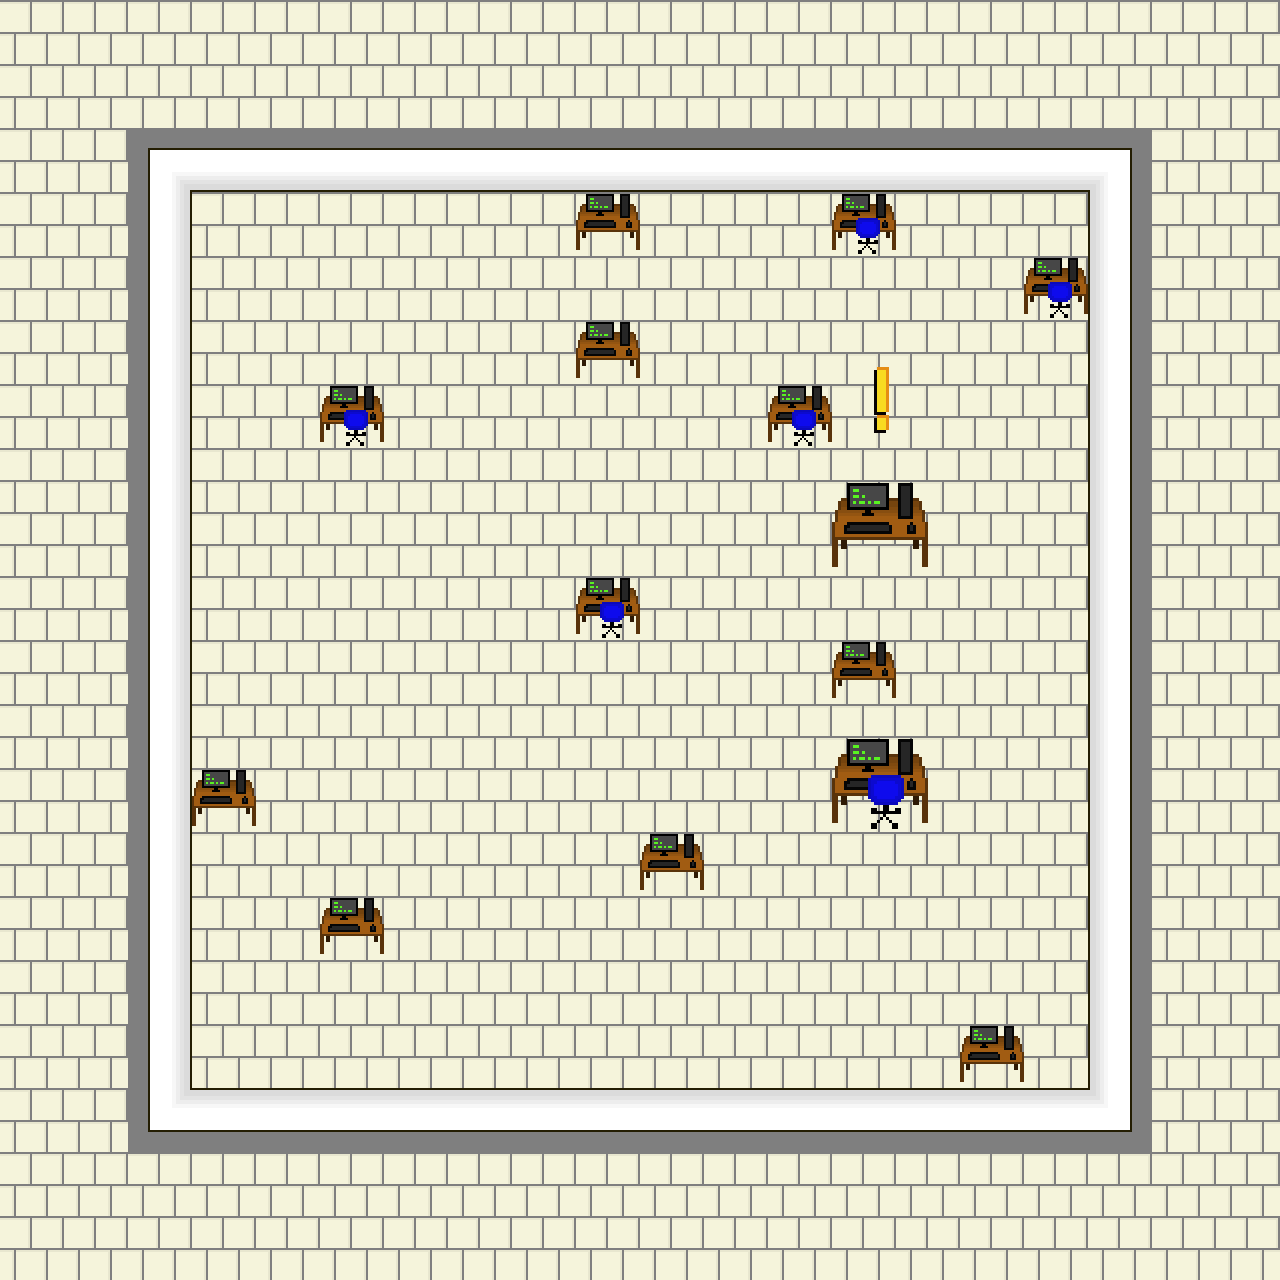

Tiled map render using the project's own tile images. Description and the map definition, with tile-layer contents summarised, below:
An orthogonal 20x20 tile map with 64x64 px tiles, 2 tile layers (Tile Layer 1, Tile Layer 2), 4 tilesets and 29 objects (3x centerDesk, 2x upperDoor, 2x lowerDoor).

<map version="1.10" tiledversion="1.10.2" orientation="orthogonal" renderorder="right-down" width="20" height="20" tilewidth="64" tileheight="64" infinite="0" nextlayerid="10" nextobjectid="60">
 <tileset firstgid="1" source="alltiles.tsx" />
 <tileset firstgid="401" source="testTiles.tsx" />
 <tileset firstgid="411" source="alltiles2.tsx" />
 <tileset firstgid="811" source="alltiles3.tsx" />
 <layer id="1" name="Tile Layer 1" width="20" height="20">
  <data>[400 cells, 400 non-empty, 9 distinct tile ids]</data>
 </layer>
 <layer id="3" name="Tile Layer 2" width="20" height="20">
  <data>[400 cells, 15 non-empty, 5 distinct tile ids]</data>
 </layer>
 <objectgroup id="9" name="doors">
  <object id="54" name="upperDoor" x="320" y="704" width="64" height="64">
   <properties>
    <property name="left" type="bool" value="true" />
    <property name="open" type="bool" value="false" />
    <property name="type" value="door" />
   </properties>
  </object>
  <object id="55" name="lowerDoor" x="512" y="896" width="64" height="64">
   <properties>
    <property name="left" type="bool" value="false" />
    <property name="open" type="bool" value="false" />
    <property name="type" value="door" />
   </properties>
  </object>
 </objectgroup>
 <objectgroup id="4" name="collisions">
  <object id="15" x="576" y="320" width="64" height="64" />
  <object id="16" x="768" y="384" width="64" height="64" />
  <object id="17" x="576" y="192" width="64" height="64" />
  <object id="18" x="832" y="192" width="64" height="64" />
  <object id="19" x="1024" y="256" width="64" height="64" />
  <object id="20" x="320" y="384" width="64" height="64" />
  <object id="21" name="centerDesk" x="576" y="576" width="64" height="64" />
  <object id="22" x="832" y="640" width="64" height="64" />
  <object id="23" x="640" y="832" width="64" height="64" />
  <object id="24" x="192" y="768" width="64" height="64" />
  <object id="25" x="320" y="896" width="64" height="64" />
  <object id="26" x="960" y="1024" width="64" height="64" />
  <object id="35" x="128" y="128" width="64" height="1024" />
  <object id="36" x="192" y="128" width="896" height="64" />
  <object id="37" x="192" y="1088" width="896" height="64" />
  <object id="38" x="1088" y="128" width="64" height="1024" />
  <object id="58" x="320" y="704" width="64" height="64" />
  <object id="59" x="512" y="896" width="64" height="64" />
 </objectgroup>
 <objectgroup id="5" name="interaction">
  <object id="30" x="512" y="192">
   <polygon points="0,0 0,128 192,128 192,0 128,0 128,64 64,64 64,0 0,0" />
  </object>
  <object id="31" name="centerDesk" x="509.333" y="576">
   <properties>
    <property name="type" value="desk" />
   </properties>
   <polygon points="0,0 0,128 192,128 192,0 128,0 128,64 64,64 64,0 0,0" />
  </object>
  <object id="56" name="lowerDoor" x="448" y="896">
   <properties>
    <property name="type" value="door" />
   </properties>
   <polygon points="0,0 0,128 192,128 192,0 128,0 128,64 64,64 64,0 0,0" />
  </object>
  <object id="57" name="upperDoor" x="256" y="704">
   <properties>
    <property name="type" value="door" />
   </properties>
   <polygon points="0,0 0,128 192,128 192,0 128,0 128,64 64,64 64,0 0,0" />
  </object>
 </objectgroup>
 <objectgroup id="6" name="exclamationmark">
  <object id="48" name="centerDesk" x="576" y="512" width="64" height="64" />
 </objectgroup>
 <objectgroup id="7" name="usb">
  <object id="49" x="256" y="576" width="64" height="64" />
  <object id="50" x="425.333" y="385.333" width="64" height="64" />
  <object id="51" x="832" y="896" width="64" height="64" />
  <object id="52" x="960" y="576" width="64" height="64" />
 </objectgroup>
</map>